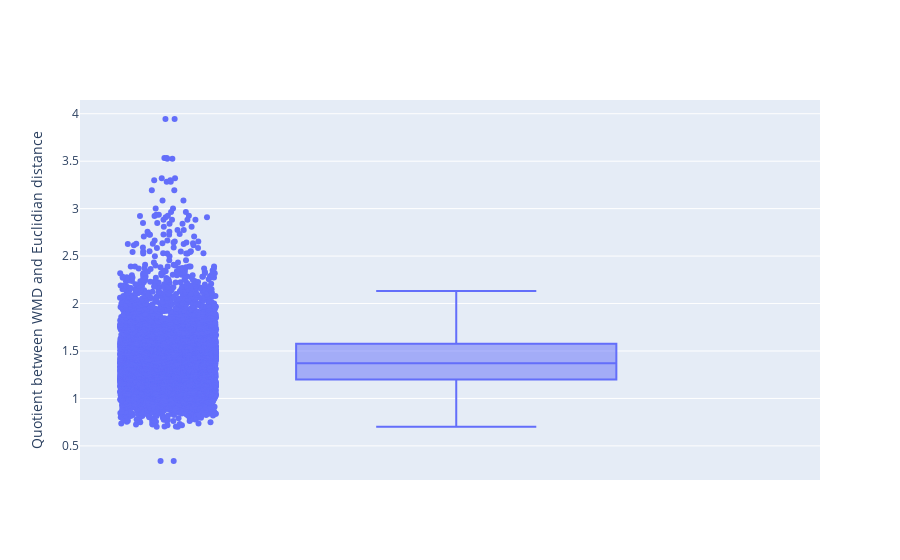

Notebook cell for this chart:
### Code cell
fig = go.Figure(data=[go.Box(y=(wmds/euds).flatten(),
            boxpoints='all', # can also be outliers, or suspectedoutliers, or False
            jitter=0.3, # add some jitter for a better separation between points
            pointpos=-1.8, # relative position of points wrt box
            name=""
              )])
fig.update_layout(
    title=go.layout.Title(
        xref="paper",
        x=0
    ),
    yaxis=go.layout.YAxis(
        title=go.layout.yaxis.Title(
            text="Quotient between WMD and Euclidian distance"
        )
    )
)

fig.show()

### Figure 1 — Plotly figure (JSON) as saved in the notebook; plotly's stock layout.template omitted (floating-point values rounded to 4 significant figures; data arrays with more than 128 entries replaced by an {"elided": "..."} marker saying what was removed)
{"data": [{"boxpoints": "all", "jitter": 0.3, "name": "", "pointpos": -1.8, "type": "box", "y": {"elided": "6724 float values"}}], "layout": {"title": {"x": 0, "xref": "paper"}, "yaxis": {"title": {"text": "Quotient between WMD and Euclidian distance"}}}}
